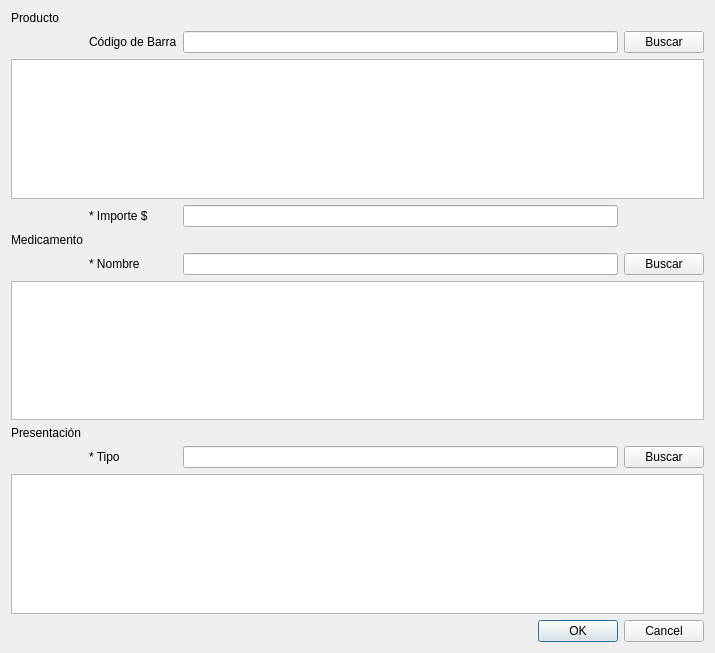
<?xml version="1.0" encoding="UTF-8"?>
<ui version="4.0">
 <class>vtnModificarProducto</class>
 <widget class="QWidget" name="vtnModificarProducto">
  <property name="geometry">
   <rect>
    <x>0</x>
    <y>0</y>
    <width>715</width>
    <height>653</height>
   </rect>
  </property>
  <property name="windowTitle">
   <string>Modificar Producto</string>
  </property>
  <layout class="QVBoxLayout" name="verticalLayout">
   <item>
    <layout class="QGridLayout" name="gridLayout">
     <item row="8" column="3">
      <widget class="QPushButton" name="btnBuscarPres">
       <property name="text">
        <string>Buscar</string>
       </property>
      </widget>
     </item>
     <item row="5" column="3">
      <widget class="QPushButton" name="btnBuscarMed">
       <property name="text">
        <string>Buscar</string>
       </property>
      </widget>
     </item>
     <item row="2" column="0" colspan="4">
      <widget class="QTableWidget" name="tablaProducto">
       <property name="editTriggers">
        <set>QAbstractItemView::NoEditTriggers</set>
       </property>
       <attribute name="horizontalHeaderDefaultSectionSize">
        <number>160</number>
       </attribute>
       <attribute name="horizontalHeaderStretchLastSection">
        <bool>true</bool>
       </attribute>
      </widget>
     </item>
     <item row="3" column="2">
      <widget class="QLineEdit" name="lineImp">
       <property name="statusTip">
        <string>Ingrese importe del producto (solo números separando los centavos por un punto (.) ejemplo 125.75)</string>
       </property>
       <property name="accessibleDescription">
        <string>importe</string>
       </property>
      </widget>
     </item>
     <item row="3" column="1">
      <widget class="QLabel" name="label_2">
       <property name="text">
        <string>* Importe $</string>
       </property>
      </widget>
     </item>
     <item row="8" column="2">
      <widget class="QLineEdit" name="lineTipoPres">
       <property name="statusTip">
        <string>Ingrese tipo de la Presentación (solo letras)</string>
       </property>
       <property name="accessibleDescription">
        <string>texto</string>
       </property>
      </widget>
     </item>
     <item row="5" column="2">
      <widget class="QLineEdit" name="lineNombMed">
       <property name="statusTip">
        <string>Ingrese nombre del Medicamento (solo letras y números)</string>
       </property>
       <property name="accessibleDescription">
        <string>textoNumeros</string>
       </property>
      </widget>
     </item>
     <item row="1" column="2">
      <widget class="QLineEdit" name="lineCodBarra">
       <property name="statusTip">
        <string>Ingrese código de barra del Producto (exactamente 9 números)</string>
       </property>
       <property name="accessibleDescription">
        <string>codigo</string>
       </property>
      </widget>
     </item>
     <item row="0" column="0">
      <widget class="QLabel" name="label_8">
       <property name="text">
        <string>Producto</string>
       </property>
      </widget>
     </item>
     <item row="5" column="1">
      <widget class="QLabel" name="label_6">
       <property name="text">
        <string>* Nombre</string>
       </property>
      </widget>
     </item>
     <item row="8" column="1">
      <widget class="QLabel" name="label_7">
       <property name="text">
        <string>* Tipo</string>
       </property>
      </widget>
     </item>
     <item row="1" column="1">
      <widget class="QLabel" name="label">
       <property name="text">
        <string>Código de Barra</string>
       </property>
      </widget>
     </item>
     <item row="4" column="0">
      <widget class="QLabel" name="label_4">
       <property name="text">
        <string>Medicamento</string>
       </property>
      </widget>
     </item>
     <item row="1" column="3">
      <widget class="QPushButton" name="btnBuscarProd">
       <property name="text">
        <string>Buscar</string>
       </property>
      </widget>
     </item>
     <item row="6" column="0" colspan="4">
      <widget class="QTableWidget" name="tablaMedicamento">
       <property name="editTriggers">
        <set>QAbstractItemView::NoEditTriggers</set>
       </property>
       <attribute name="horizontalHeaderDefaultSectionSize">
        <number>160</number>
       </attribute>
       <attribute name="horizontalHeaderStretchLastSection">
        <bool>true</bool>
       </attribute>
      </widget>
     </item>
     <item row="10" column="2" colspan="2">
      <widget class="QDialogButtonBox" name="buttonBox">
       <property name="standardButtons">
        <set>QDialogButtonBox::Cancel|QDialogButtonBox::Ok</set>
       </property>
      </widget>
     </item>
     <item row="9" column="0" colspan="4">
      <widget class="QTableWidget" name="tablaPresentacion">
       <property name="editTriggers">
        <set>QAbstractItemView::NoEditTriggers</set>
       </property>
       <attribute name="horizontalHeaderDefaultSectionSize">
        <number>160</number>
       </attribute>
       <attribute name="horizontalHeaderStretchLastSection">
        <bool>true</bool>
       </attribute>
      </widget>
     </item>
     <item row="7" column="0">
      <widget class="QLabel" name="label_5">
       <property name="text">
        <string>Presentación</string>
       </property>
      </widget>
     </item>
    </layout>
   </item>
  </layout>
 </widget>
 <tabstops>
  <tabstop>lineCodBarra</tabstop>
  <tabstop>btnBuscarProd</tabstop>
  <tabstop>tablaProducto</tabstop>
  <tabstop>lineImp</tabstop>
  <tabstop>lineNombMed</tabstop>
  <tabstop>btnBuscarMed</tabstop>
  <tabstop>tablaMedicamento</tabstop>
  <tabstop>lineTipoPres</tabstop>
  <tabstop>btnBuscarPres</tabstop>
  <tabstop>tablaPresentacion</tabstop>
  <tabstop>buttonBox</tabstop>
 </tabstops>
 <resources/>
 <connections/>
</ui>
